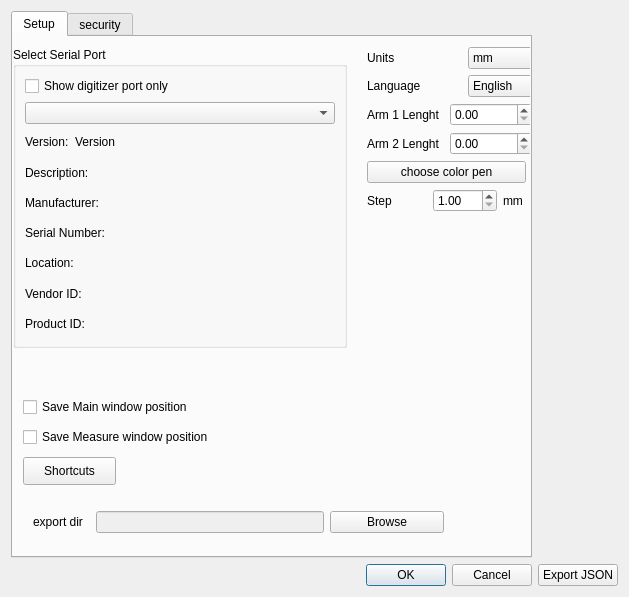
<?xml version="1.0" encoding="UTF-8"?>
<ui version="4.0">
 <class>SettingsDialog</class>
 <widget class="QDialog" name="SettingsDialog">
  <property name="geometry">
   <rect>
    <x>0</x>
    <y>0</y>
    <width>629</width>
    <height>597</height>
   </rect>
  </property>
  <property name="sizePolicy">
   <sizepolicy hsizetype="Preferred" vsizetype="Expanding">
    <horstretch>0</horstretch>
    <verstretch>0</verstretch>
   </sizepolicy>
  </property>
  <property name="windowTitle">
   <string>Setup</string>
  </property>
  <layout class="QGridLayout" name="gridLayout_2">
   <item row="2" column="0">
    <widget class="QTabWidget" name="tabWidget">
     <property name="currentIndex">
      <number>0</number>
     </property>
     <widget class="QWidget" name="tab">
      <attribute name="title">
       <string>Setup</string>
      </attribute>
      <widget class="QGroupBox" name="groupBox_serial_port">
       <property name="geometry">
        <rect>
         <x>0</x>
         <y>10</y>
         <width>334</width>
         <height>301</height>
        </rect>
       </property>
       <property name="sizePolicy">
        <sizepolicy hsizetype="Preferred" vsizetype="Expanding">
         <horstretch>0</horstretch>
         <verstretch>0</verstretch>
        </sizepolicy>
       </property>
       <property name="title">
        <string>Select Serial Port</string>
       </property>
       <layout class="QGridLayout" name="gridLayout">
        <item row="3" column="0">
         <layout class="QHBoxLayout" name="horizontalLayout_6">
          <item>
           <widget class="QLabel" name="label_6">
            <property name="sizePolicy">
             <sizepolicy hsizetype="Maximum" vsizetype="Preferred">
              <horstretch>0</horstretch>
              <verstretch>0</verstretch>
             </sizepolicy>
            </property>
            <property name="text">
             <string>Version:</string>
            </property>
           </widget>
          </item>
          <item>
           <widget class="QLabel" name="versionLabel">
            <property name="sizePolicy">
             <sizepolicy hsizetype="Minimum" vsizetype="Preferred">
              <horstretch>0</horstretch>
              <verstretch>0</verstretch>
             </sizepolicy>
            </property>
            <property name="text">
             <string>Version</string>
            </property>
           </widget>
          </item>
         </layout>
        </item>
        <item row="6" column="0">
         <widget class="QLabel" name="serialNumberLabel">
          <property name="text">
           <string>Serial Number:</string>
          </property>
         </widget>
        </item>
        <item row="7" column="0">
         <widget class="QLabel" name="locationLabel">
          <property name="text">
           <string>Location:</string>
          </property>
         </widget>
        </item>
        <item row="4" column="0">
         <widget class="QLabel" name="descriptionLabel">
          <property name="text">
           <string>Description:</string>
          </property>
         </widget>
        </item>
        <item row="9" column="0">
         <widget class="QLabel" name="pidLabel">
          <property name="text">
           <string>Product ID:</string>
          </property>
         </widget>
        </item>
        <item row="5" column="0">
         <widget class="QLabel" name="manufacturerLabel">
          <property name="text">
           <string>Manufacturer:</string>
          </property>
         </widget>
        </item>
        <item row="1" column="0">
         <widget class="QComboBox" name="serialPortInfoListBox"/>
        </item>
        <item row="8" column="0">
         <widget class="QLabel" name="vidLabel">
          <property name="text">
           <string>Vendor ID:</string>
          </property>
         </widget>
        </item>
        <item row="0" column="0">
         <widget class="QCheckBox" name="checkBox_digit_port_only">
          <property name="text">
           <string>Show digitizer port only</string>
          </property>
         </widget>
        </item>
       </layout>
      </widget>
      <widget class="QCheckBox" name="checkBox_measure_position_save_on_exit">
       <property name="geometry">
        <rect>
         <x>10</x>
         <y>390</y>
         <width>334</width>
         <height>20</height>
        </rect>
       </property>
       <property name="text">
        <string>Save Measure window position</string>
       </property>
      </widget>
      <widget class="QCheckBox" name="checkBox_main_position_save_on_exit">
       <property name="geometry">
        <rect>
         <x>10</x>
         <y>360</y>
         <width>334</width>
         <height>20</height>
        </rect>
       </property>
       <property name="text">
        <string>Save Main window position</string>
       </property>
      </widget>
      <widget class="QWidget" name="layoutWidget">
       <property name="geometry">
        <rect>
         <x>350</x>
         <y>10</y>
         <width>205</width>
         <height>291</height>
        </rect>
       </property>
       <layout class="QGridLayout" name="gridLayout_3">
        <property name="leftMargin">
         <number>4</number>
        </property>
        <property name="rightMargin">
         <number>6</number>
        </property>
        <item row="3" column="0">
         <layout class="QHBoxLayout" name="horizontalLayout" stretch="1,2,0">
          <property name="spacing">
           <number>10</number>
          </property>
          <item>
           <widget class="QLabel" name="label">
            <property name="text">
             <string>Arm 1 Lenght</string>
            </property>
           </widget>
          </item>
          <item>
           <widget class="QDoubleSpinBox" name="doubleSpinBox_arm1_length">
            <property name="maximum">
             <double>1000.000000000000000</double>
            </property>
            <property name="singleStep">
             <double>0.010000000000000</double>
            </property>
           </widget>
          </item>
          <item>
           <widget class="QLabel" name="label_arm1_units">
            <property name="sizePolicy">
             <sizepolicy hsizetype="Preferred" vsizetype="Minimum">
              <horstretch>0</horstretch>
              <verstretch>0</verstretch>
             </sizepolicy>
            </property>
            <property name="text">
             <string>mm</string>
            </property>
           </widget>
          </item>
         </layout>
        </item>
        <item row="4" column="0">
         <layout class="QHBoxLayout" name="horizontalLayout_2" stretch="1,2,0">
          <property name="spacing">
           <number>10</number>
          </property>
          <item>
           <widget class="QLabel" name="label_3">
            <property name="text">
             <string>Arm 2 Lenght</string>
            </property>
           </widget>
          </item>
          <item>
           <widget class="QDoubleSpinBox" name="doubleSpinBox_arm2_length">
            <property name="maximum">
             <double>1000.000000000000000</double>
            </property>
            <property name="singleStep">
             <double>0.010000000000000</double>
            </property>
           </widget>
          </item>
          <item>
           <widget class="QLabel" name="label_arm2_units">
            <property name="sizePolicy">
             <sizepolicy hsizetype="Preferred" vsizetype="Minimum">
              <horstretch>0</horstretch>
              <verstretch>0</verstretch>
             </sizepolicy>
            </property>
            <property name="text">
             <string>mm</string>
            </property>
           </widget>
          </item>
         </layout>
        </item>
        <item row="10" column="0">
         <layout class="QHBoxLayout" name="horizontalLayout_5">
          <item>
           <widget class="QLabel" name="step_label">
            <property name="text">
             <string>Step</string>
            </property>
           </widget>
          </item>
          <item>
           <widget class="QDoubleSpinBox" name="auto_step">
            <property name="minimum">
             <double>1.000000000000000</double>
            </property>
            <property name="maximum">
             <double>500.000000000000000</double>
            </property>
            <property name="singleStep">
             <double>0.100000000000000</double>
            </property>
           </widget>
          </item>
          <item>
           <widget class="QLabel" name="label_step_units">
            <property name="text">
             <string>mm</string>
            </property>
           </widget>
          </item>
         </layout>
        </item>
        <item row="11" column="0">
         <spacer name="verticalSpacer">
          <property name="orientation">
           <enum>Qt::Vertical</enum>
          </property>
          <property name="sizeHint" stdset="0">
           <size>
            <width>20</width>
            <height>40</height>
           </size>
          </property>
         </spacer>
        </item>
        <item row="1" column="0">
         <layout class="QHBoxLayout" name="horizontalLayout_7">
          <item>
           <widget class="QLabel" name="language">
            <property name="text">
             <string>Language</string>
            </property>
           </widget>
          </item>
          <item>
           <widget class="QComboBox" name="ComboBox_language">
            <property name="font">
             <font>
              <stylestrategy>PreferDefault</stylestrategy>
             </font>
            </property>
            <property name="currentText">
             <string>English</string>
            </property>
            <item>
             <property name="text">
              <string>English</string>
             </property>
            </item>
            <item>
             <property name="text">
              <string>German</string>
             </property>
            </item>
            <item>
             <property name="text">
              <string>Czech</string>
             </property>
            </item>
           </widget>
          </item>
         </layout>
        </item>
        <item row="8" column="0">
         <layout class="QHBoxLayout" name="horizontalLayout_4" stretch="5,0">
          <item>
           <widget class="QPushButton" name="choose_arms_color">
            <property name="sizePolicy">
             <sizepolicy hsizetype="Preferred" vsizetype="Fixed">
              <horstretch>0</horstretch>
              <verstretch>0</verstretch>
             </sizepolicy>
            </property>
            <property name="text">
             <string>choose color pen</string>
            </property>
           </widget>
          </item>
          <item>
           <widget class="QLabel" name="arms_color">
            <property name="enabled">
             <bool>true</bool>
            </property>
            <property name="sizePolicy">
             <sizepolicy hsizetype="Minimum" vsizetype="Minimum">
              <horstretch>0</horstretch>
              <verstretch>0</verstretch>
             </sizepolicy>
            </property>
            <property name="minimumSize">
             <size>
              <width>30</width>
              <height>12</height>
             </size>
            </property>
            <property name="maximumSize">
             <size>
              <width>16777215</width>
              <height>16777215</height>
             </size>
            </property>
            <property name="text">
             <string/>
            </property>
            <property name="textFormat">
             <enum>Qt::PlainText</enum>
            </property>
            <property name="scaledContents">
             <bool>true</bool>
            </property>
           </widget>
          </item>
         </layout>
        </item>
        <item row="0" column="0">
         <layout class="QHBoxLayout" name="horizontalLayout_3">
          <item>
           <widget class="QLabel" name="label_5">
            <property name="text">
             <string>Units</string>
            </property>
           </widget>
          </item>
          <item>
           <widget class="QComboBox" name="unit_select">
            <item>
             <property name="text">
              <string>mm</string>
             </property>
            </item>
            <item>
             <property name="text">
              <string>inch</string>
             </property>
            </item>
           </widget>
          </item>
         </layout>
        </item>
       </layout>
      </widget>
      <widget class="QPushButton" name="ShortCuts">
       <property name="geometry">
        <rect>
         <x>10</x>
         <y>420</y>
         <width>93</width>
         <height>28</height>
        </rect>
       </property>
       <property name="text">
        <string>Shortcuts</string>
       </property>
      </widget>
      <widget class="QWidget" name="">
       <property name="geometry">
        <rect>
         <x>20</x>
         <y>470</y>
         <width>411</width>
         <height>30</height>
        </rect>
       </property>
       <layout class="QHBoxLayout" name="horizontalLayout_8" stretch="0,2,1">
        <item>
         <widget class="QLabel" name="label_2">
          <property name="text">
           <string>export dir  </string>
          </property>
         </widget>
        </item>
        <item>
         <widget class="QLineEdit" name="lineEdit_dxf_dir">
          <property name="enabled">
           <bool>false</bool>
          </property>
         </widget>
        </item>
        <item>
         <widget class="QPushButton" name="button_browse_dxf">
          <property name="text">
           <string>Browse</string>
          </property>
         </widget>
        </item>
       </layout>
      </widget>
     </widget>
     <widget class="QWidget" name="tab_2">
      <attribute name="title">
       <string>security</string>
      </attribute>
      <widget class="QComboBox" name="comboBox_datasource">
       <property name="geometry">
        <rect>
         <x>120</x>
         <y>20</y>
         <width>73</width>
         <height>22</height>
        </rect>
       </property>
       <item>
        <property name="text">
         <string>Serial</string>
        </property>
       </item>
       <item>
        <property name="text">
         <string>Modbus</string>
        </property>
       </item>
       <item>
        <property name="text">
         <string>Emulate</string>
        </property>
       </item>
      </widget>
      <widget class="QLabel" name="Serial_source_label">
       <property name="geometry">
        <rect>
         <x>10</x>
         <y>20</y>
         <width>81</width>
         <height>21</height>
        </rect>
       </property>
       <property name="text">
        <string>Data source</string>
       </property>
      </widget>
     </widget>
    </widget>
   </item>
   <item row="3" column="0">
   <widget class="QDialogButtonBox" name="buttonBox">
     <property name="orientation">
      <enum>Qt::Horizontal</enum>
     </property>
     <property name="standardButtons">
      <set>QDialogButtonBox::Cancel|QDialogButtonBox::Ok</set>
    </property>
   </widget>
  </item>
  <item row="3" column="1">
   <widget class="QPushButton" name="exportJsonButton">
    <property name="text">
     <string>Export JSON</string>
    </property>
   </widget>
  </item>
  </layout>
 </widget>
 <resources/>
 <connections/>
</ui>
